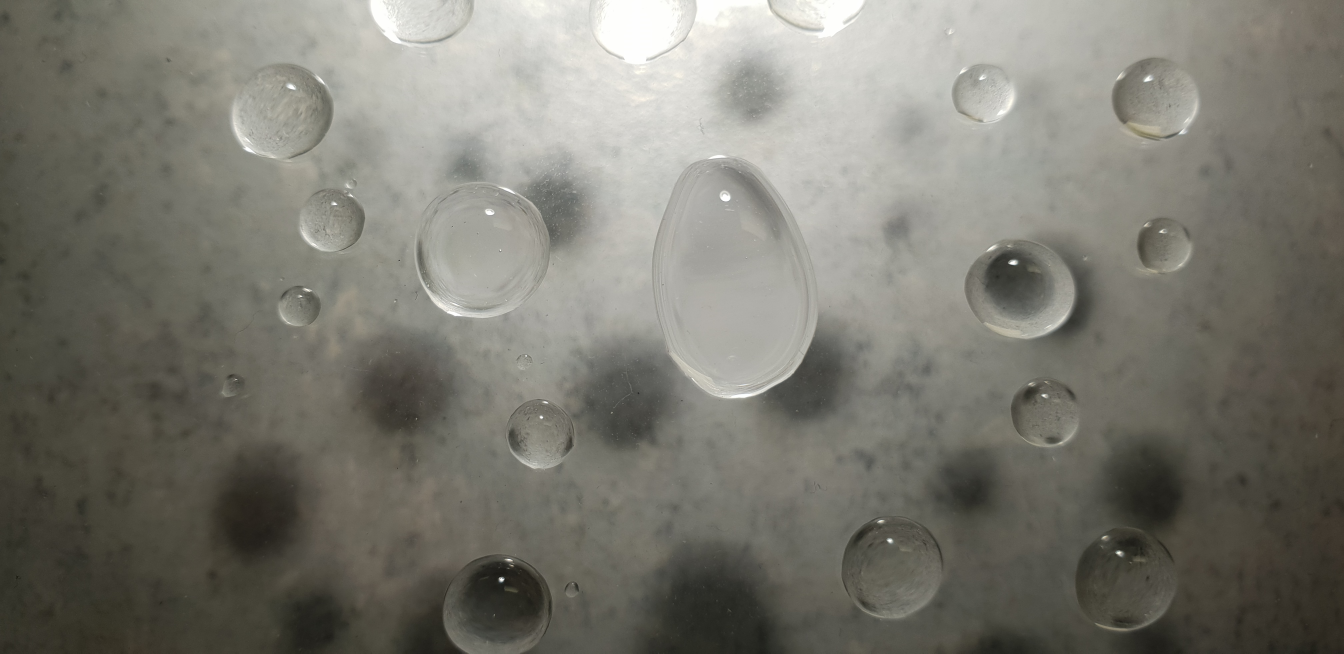
%> input picture Water Drop Detection/1.jpg, 4032 x 1960 px (shown at 1/3 size)
$ octave myblobs.m   (GNU Octave 9; MATLAB toolbox functions it lacks are replaced by stand-ins)
%> lines starting %> are read from the running program, lines starting %| are printed output that depends on the picture; in (x1, y1, x2, y2) boxes, pixels count from 0 and x2, y2 are one past the last pixel; in counts of white or black regions, pixels touching at a corner belong together; the program's own positions count from 1
tic; % Start timer.
clc; % Clear command window.
clearvars; % Get rid of variables from prior run of this m-file.
fprintf('Running BlobsDemo.m...\n'); % Message sent to command window.
workspace; % Make sure the workspace panel with all the variables is showing.
imtool close all;  % Close all imtool figures.
originalImage = imread('1.jpg');
% Check to make sure that it is grayscale, just in case the user substituted their own image.
[rows, columns, numberOfColorChannels] = size(originalImage);
%> rows = 1960; columns = 4032; numberOfColorChannels = 3
if numberOfColorChannels > 1
	promptMessage = sprintf('Your image file has %d color channels.\nThis demo was designed for grayscale images.\nDo you want me to convert it to grayscale for you so you can continue?', numberOfColorChannels);
	button = questdlg(promptMessage, 'Continue', 'Convert and Continue', 'Cancel', 'Convert and Continue');
%> the answer given: Convert and Continue
%> button = 'Convert and Continue'
	if strcmp(button, 'Cancel')
		fprintf(1, 'Finished running BlobsDemo.m.\n');
		return;
	end
	% Do the conversion using standard book formula
	originalImage = rgb2gray(originalImage);
end
% Display the grayscale image.
subplot(3, 3, 1);
imshow(originalImage);
% Maximize the figure window.
set(gcf, 'units','normalized','outerposition',[0 0 1 1]);
% Force it to display RIGHT NOW (otherwise it might not display until it's all done, unless you've stopped at a breakpoint.)
drawnow;

title('original image');
axis image; % Make sure image is not artificially stretched because of screen's aspect ratio.
% Just for fun, let's get its histogram and display it.
[pixelCount, grayLevels] = imhist(originalImage);
%> pixelCount = 256 values, max 82555 at index 109, min 0 at index 1, mean 30870; grayLevels = 256 values from 0 to 255
subplot(3, 3, 2);
bar(pixelCount);
%title('Histogram of original image', 'FontSize', captionFontSize);
xlim([0 grayLevels(end)]); % Scale x axis manually.
grid on;
% Threshold the image to get a binary image (only 0's and 1's) of class "logical."
% Method #1: using im2bw()
%   normalizedThresholdValue = 0.4; % In range 0 to 1.
%   thresholdValue = normalizedThresholdValue * max(max(originalImage)); % Gray Levels.
%   binaryImage = im2bw(originalImage, normalizedThresholdValue);       % One way to threshold to binary
% Method #2: using a logical operation.
thresholdValue = 40;
binaryImage = originalImage > thresholdValue; % Bright objects will be chosen if you use >.
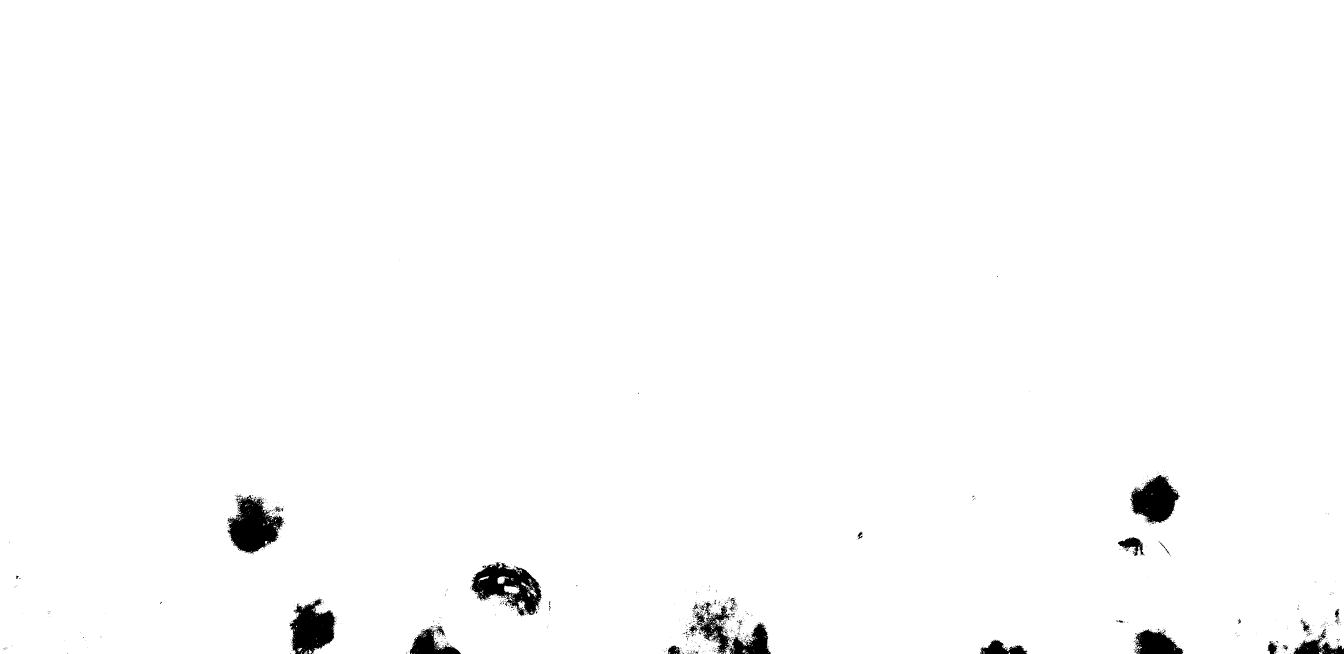
%> binaryImage: size 1960x4032 logical (shown at 1/3 size); 98.7% white; 1093 black regions (1048 under 20 px), largest, box (x1, y1, x2, y2) and area: (682, 1485, 852, 1663) 17069, (1414, 1687, 1626, 1849) 16837, (869, 1798, 1007, 1960) 14467
% ========== IMPORTANT OPTION ============================================================
% Use < if you want to find dark objects instead of bright objects.
%   binaryImage = originalImage < thresholdValue; % Dark objects will be chosen if you use <.
% Do a "hole fill" to get rid of any background pixels or "holes" inside the blobs.
binaryImage = imfill(binaryImage, 'holes');
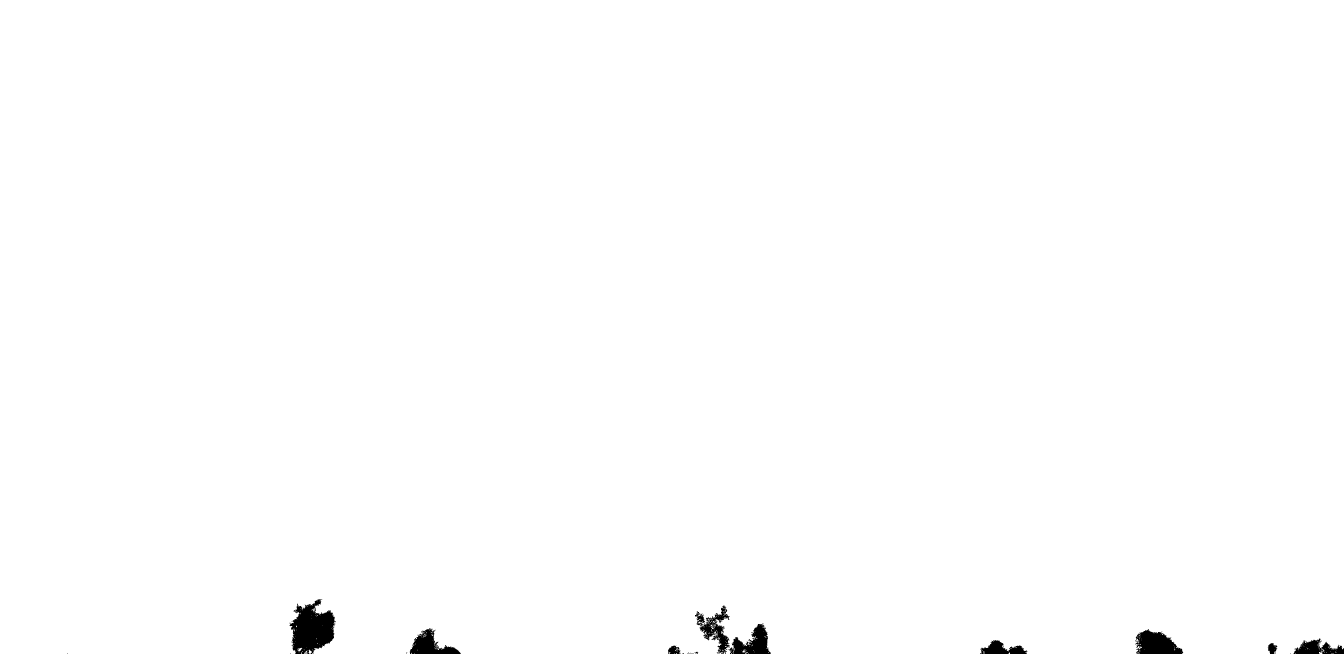
%> binaryImage: size 1960x4032 logical (shown at 1/3 size); 99.4% white; 25 black regions (15 under 20 px)
% Show the threshold as a vertical red bar on the histogram.
hold on;
maxYValue = ylim;
line([thresholdValue, thresholdValue], maxYValue, 'Color', 'r');
% Place a text label on the bar chart showing the threshold.
annotationText = sprintf('Thresholded at %d gray levels', thresholdValue);
% For text(), the x and y need to be of the data class "double" so let's cast both to double.
text(double(thresholdValue + 5), double(0.5 * maxYValue(2)), annotationText, 'FontSize', 10, 'Color', [0 .5 0]);
text(double(thresholdValue - 70), double(0.94 * maxYValue(2)), 'Background', 'FontSize', 10, 'Color', [0 0 .5]);
text(double(thresholdValue + 50), double(0.94 * maxYValue(2)), 'Foreground', 'FontSize', 10, 'Color', [0 0 .5]);
% Display the binary image.
subplot(3, 3, 3);
imshow(binaryImage);
title('Binary Image, obtained by thresholding');
% Identify individual blobs by seeing which pixels are connected to each other.
% Each group of connected pixels will be given a label, a number, to identify it and distinguish it from the other blobs.
% Do connected components labeling with either bwlabel() or bwconncomp().
labeledImage = bwlabel(binaryImage, 8);     % Label each blob so we can make measurements of it
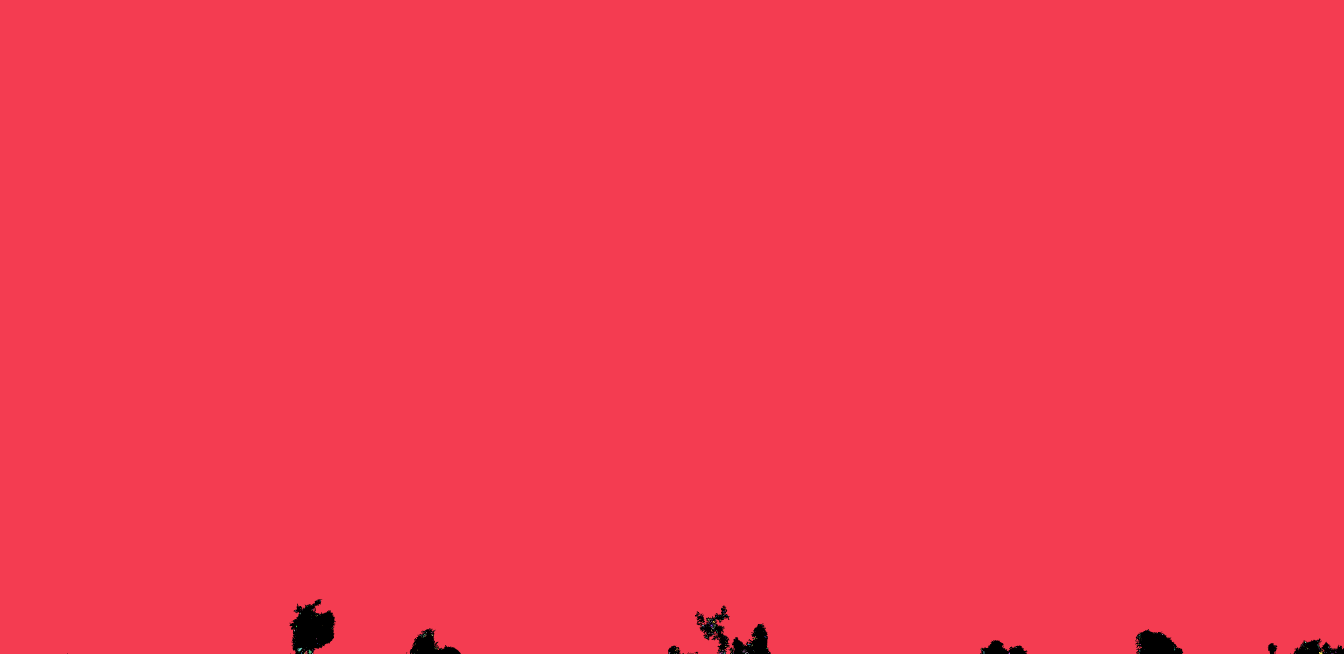
%> labeledImage: size 1960x4032 double (shown at 1/3 size); 339 distinct labels, from 0 to 338; one colour per label, 0 black
% labeledImage is an integer-valued image where all pixels in the blobs have values of 1, or 2, or 3, or ... etc.
subplot(3, 3, 4);
imshow(labeledImage, []);  % Show the gray scale image.
title('Labeled Image, from bwlabel()');
% Let's assign each blob a different color to visually show the user the distinct blobs.
coloredLabels = label2rgb (labeledImage, 'hsv', 'k', 'shuffle'); % pseudo random color labels
% coloredLabels is an RGB image.  We could have applied a colormap instead (but only with R2014b and later)
subplot(3, 3, 5);
imshow(coloredLabels);
axis image; % Make sure image is not artificially stretched because of screen's aspect ratio.
caption = sprintf('Pseudo colored labels, from label2rgb().\nBlobs are numbered from top to bottom, then from left to right.');
title(caption);
% Get all the blob properties.  Can only pass in originalImage in version R2008a and later.
blobMeasurements = regionprops(labeledImage, originalImage, 'all');
%> blobMeasurements = 338 regions; largest, box (x1, y1, x2, y2), Area, Centroid, MajorAxisLength, MinorAxisLength and Eccentricity: (0, 0, 4032, 1960) 7856138 [2016 975] 4657.7 2251.4 0.875, (891, 1943, 907, 1955) 83 [899.7 1949.1] 15.22 8.63 0.824, (925, 1948, 936, 1960) 68 [930.8 1955.9] 11.03 9.09 0.567
numberOfBlobs = size(blobMeasurements, 1);
%> numberOfBlobs = 338
% bwboundaries() returns a cell array, where each cell contains the row/column coordinates for an object in the image.
% Plot the borders of all the coins on the original grayscale image using the coordinates returned by bwboundaries.
subplot(3, 3, 6);
imshow(originalImage);
title('Outlines, from bwboundaries()');
axis image; % Make sure image is not artificially stretched because of screen's aspect ratio.
hold on;
boundaries = bwboundaries(binaryImage);
%> boundaries = 338 boundaries; largest, box (x1, y1, x2, y2) and points: (0, 0, 4032, 1960) 15656, (891, 1943, 907, 1955) 45, (2227, 1948, 2238, 1957) 41, (2025, 1944, 2036, 1953) 31, (925, 1948, 936, 1960) 30
numberOfBoundaries = size(boundaries, 1);
%> numberOfBoundaries = 338
for k = 1 : numberOfBoundaries
	thisBoundary = boundaries{k};
	plot(thisBoundary(:,2), thisBoundary(:,1), 'g', 'LineWidth', 2);
end
%> this loop made 338 passes
%> thisBoundary on passes 2, 3, 5: [1920 879; 1920 879], [1864 882; 1864 882], [1896 883; 1896 884; 1896 883]
hold off;
textFontSize = 14;	% Used to control size of "blob number" labels put atop the image.
labelShiftX = -7;	% Used to align the labels in the centers of the coins.
blobECD = zeros(1, numberOfBlobs);
% Print header line in the command window.
fprintf(1,'Blob #      Mean Intensity  Area   Perimeter    Centroid       Diameter\n');
% Loop over all blobs printing their measurements to the command window.
for k = 1 : numberOfBlobs           % Loop through all blobs.
	% Find the mean of each blob.  (R2008a has a better way where you can pass the original image
	% directly into regionprops.  The way below works for all versions including earlier versions.)
	thisBlobsPixels = blobMeasurements(k).PixelIdxList;  % Get list of pixels in current blob.
	meanGL = mean(originalImage(thisBlobsPixels)); % Find mean intensity (in original image!)
	meanGL2008a = blobMeasurements(k).MeanIntensity; % Mean again, but only for version >= R2008a

	blobArea = blobMeasurements(k).Area;		% Get area.
	blobPerimeter = blobMeasurements(k).Perimeter;		% Get perimeter.
	blobCentroid = blobMeasurements(k).Centroid;		% Get centroid one at a time
	blobECD(k) = sqrt(4 * blobArea / pi);					% Compute ECD - Equivalent Circular Diameter.
	fprintf(1,'#%2d %17.1f %11.1f %8.1f %8.1f %8.1f % 8.1f\n', k, meanGL, blobArea, blobPerimeter, blobCentroid, blobECD(k));
	% Put the "blob number" labels on the "boundaries" grayscale image.
	text(blobCentroid(1) + labelShiftX, blobCentroid(2), num2str(k), 'FontSize', textFontSize, 'FontWeight', 'Bold');
end
%> this loop made 338 passes
%> (meanGL, meanGL2008a, blobArea, blobPerimeter, blobCentroid) on passes 1, 15, 27: (121.6, 121.6, 7856138, 16028.2, [2016 975]), (44.4, 44.4, 83, 49.94, [899.7 1949.1]), (41.66, 41.66, 32, 26.78, [919.5 1957.1])
%| # 1             121.6   7856138.0  16028.2   2016.0    975.0   3162.7
%| # 2              41.0         1.0      0.0    879.0   1920.0      1.1
%| # 3              42.0         1.0      0.0    882.0   1864.0      1.1
%| # 4              41.8         6.0      5.5    884.0   1892.5      2.8
%| # 5              41.5         2.0      2.0    883.5   1896.0      1.6
%| # 6              41.5         2.0      2.0    883.5   1932.0      1.6
%| # 7              41.0         1.0      0.0    885.0   1862.0      1.1
%| # 8              41.0         1.0      0.0    885.0   1905.0      1.1
%> (further printed lines are left out)
%> after the loop, blobECD = 338 values, max 3162.7 at index 1, min 1.13 at index 2, mean 11.32
% Now, I'll show you another way to get centroids.
% We can get the centroids of ALL the blobs into 2 arrays,
% one for the centroid x values and one for the centroid y values.
allBlobCentroids = [blobMeasurements.Centroid];
%> allBlobCentroids = 676 values, max 4009 at index 675, min 879 at index 3, mean 2051.4
centroidsX = allBlobCentroids(1:2:end-1);
%> centroidsX = 338 values, max 4009 at index 338, min 879 at index 2, mean 2197
centroidsY = allBlobCentroids(2:2:end);
%> centroidsY = 338 values, max 1960 at index 38, min 975 at index 1, mean 1905.9
% Put the labels on the rgb labeled image also.
subplot(3, 3, 5);
for k = 1 : numberOfBlobs           % Loop through all blobs.
	text(centroidsX(k) + labelShiftX, centroidsY(k), num2str(k), 'FontSize', textFontSize, 'FontWeight', 'Bold');
end
% Now I'll demonstrate how to select certain blobs based using the ismember() function.
% Let's say that we wanted to find only those blobs
% with an intensity between 150 and 220 and an area less than 2000 pixels.
% This would give us the three brightest dimes (the smaller coin type).
allBlobIntensities = [blobMeasurements.MeanIntensity];
%> allBlobIntensities = 338 values, max 121.6 at index 1, min 41 at index 2, mean 41.4
allBlobAreas = [blobMeasurements.Area];
%> allBlobAreas = 338 values, max 7856138 at index 1, min 1 at index 2, mean 23247.2
% Get a list of the blobs that meet our criteria and we need to keep.
% These will be logical indices - lists of true or false depending on whether the feature meets the criteria or not.
% for example [1, 0, 0, 1, 1, 0, 1, .....].  Elements 1, 4, 5, 7, ... are true, others are false.
allowableIntensityIndexes = (allBlobIntensities > 150) & (allBlobIntensities < 220);
%> allowableIntensityIndexes = 338 logical values, 0 true
allowableAreaIndexes = allBlobAreas < 2000; % Take the small objects.
%> allowableAreaIndexes = 338 logical values, 337 true
% Now let's get actual indexes, rather than logical indexes, of the  features that meet the criteria.
% for example [1, 4, 5, 7, .....] to continue using the example from above.
keeperIndexes = find(allowableIntensityIndexes & allowableAreaIndexes);
%> keeperIndexes = []
% Extract only those blobs that meet our criteria, and
% eliminate those blobs that don't meet our criteria.
% Note how we use ismember() to do this.  Result will be an image - the same as labeledImage but with only the blobs listed in keeperIndexes in it.
keeperBlobsImage = ismember(labeledImage, keeperIndexes);
%> keeperBlobsImage: size 1960x4032 logical; every value is 0
% Re-label with only the keeper blobs kept.
labeledDimeImage = bwlabel(keeperBlobsImage, 8);     % Label each blob so we can make measurements of it
%> labeledDimeImage: size 1960x4032 double; every value is 0
% Now we're done.  We have a labeled image of blobs that meet our specified criteria.
subplot(3, 3, 7);
imshow(labeledDimeImage, []);
axis image;
title('"Keeper" blobs (3 brightest dimes in a re-labeled image)');
% Plot the centroids in the original image in the upper left.
% Dimes will have a red cross, nickels will have a blue X.
message = sprintf('Now I will plot the centroids over the original image in the upper left.\nPlease look at the upper left image.');
reply = questdlg(message, 'Plot Centroids?', 'OK', 'Cancel', 'Cancel');
%> the answer given: Cancel
% Note: reply will = '' for Upper right X, 'OK' for OK, and 'Cancel' for Cancel.
if strcmpi(reply, 'Cancel')
	return;
end
subplot(3, 3, 1);
hold on; % Don't blow away image.
for k = 1 : numberOfBlobs           % Loop through all keeper blobs.
	% Identify if blob #k is a dime or nickel.
	itsADime = allBlobAreas(k) < 2200; % Dimes are small.
	if itsADime
		% Plot dimes with a red +.
		plot(centroidsX(k), centroidsY(k), 'r+', 'MarkerSize', 10, 'LineWidth', 2);
	else
		% Plot dimes with a blue x.
		plot(centroidsX(k), centroidsY(k), 'bx', 'MarkerSize', 10, 'LineWidth', 2);
	end
end
% Now use the keeper blobs as a mask on the original image.
% This will let us display the original image in the regions of the keeper blobs.
maskedImageDime = originalImage; % Simply a copy at first.
maskedImageDime(~keeperBlobsImage) = 0;  % Set all non-keeper pixels to zero.
subplot(3, 3, 8);
imshow(maskedImageDime);
axis image;
title('Only the 3 brightest dimes from the original image');
% Now let's get the nickels (the larger coin type).
keeperIndexes = find(allBlobAreas > 2000);  % Take the larger objects.
% Note how we use ismember to select the blobs that meet our criteria.
nickelBinaryImage = ismember(labeledImage, keeperIndexes);
% Let's get the nickels from the original grayscale image, with the other non-nickel pixels blackened.
% In other words, we will create a "masked" image.
maskedImageNickel = originalImage; % Simply a copy at first.
maskedImageNickel(~nickelBinaryImage) = 0;  % Set all non-nickel pixels to zero.
subplot(3, 3, 9);
imshow(maskedImageNickel, []);
axis image;
title('Only the nickels from the original image');
elapsedTime = toc;
% Alert user that the demo is done and give them the option to save an image.
message = sprintf('Done making measurements of the features.\n\nElapsed time = %.2f seconds.', elapsedTime);
message = sprintf('%s\n\nCheck out the figure window for the images.\nCheck out the command window for the numerical results.', message);
message = sprintf('%s\n\nDo you want to save the pseudo-colored image?', message);
reply = questdlg(message, 'Save image?', 'Yes', 'No', 'No');
% Note: reply will = '' for Upper right X, 'Yes' for Yes, and 'No' for No.
if strcmpi(reply, 'Yes')
	% Ask user for a filename.
	FilterSpec = {'*.PNG', 'PNG Images (*.png)'; '*.tif', 'TIFF images (*.tif)'; '*.*', 'All Files (*.*)'};
	DialogTitle = 'Save image file name';
	% Get the default filename.  Make sure it's in the folder where this m-file lives.
	% (If they run this file but the cd is another folder then pwd will show that folder, not this one.
	thisFile = mfilename('fullpath');
	[thisFolder, baseFileName, ext] = fileparts(thisFile);
	DefaultName = sprintf('%s/%s.tif', thisFolder, baseFileName);
	[fileName, specifiedFolder] = uiputfile(FilterSpec, DialogTitle, DefaultName);
	if fileName ~= 0
		% Parse what they actually specified.
		[folder, baseFileName, ext] = fileparts(fileName);
		% Create the full filename, making sure it has a tif filename.
		fullImageFileName = fullfile(specifiedFolder, [baseFileName '.tif']);
		% Save the labeled image as a tif image.
		imwrite(uint8(coloredLabels), fullImageFileName);
		% Just for fun, read image back into the imtool utility to demonstrate that tool.
		tifimage = imread(fullImageFileName);
		imtool(tifimage, []);
	end
end
message = sprintf('Would you like to crop out each coin to individual images?');
reply = questdlg(message, 'Extract Individual Images?', 'Yes', 'No', 'Yes');
% Note: reply will = '' for Upper right X, 'Yes' for Yes, and 'No' for No.
if strcmpi(reply, 'Yes')
	figure;	% Create a new figure window.
	% Maximize the figure window.
	set(gcf, 'Units','Normalized','OuterPosition',[0 0 1 1]);
	for k = 1 : numberOfBlobs           % Loop through all blobs.
		% Find the bounding box of each blob.
		thisBlobsBoundingBox = blobMeasurements(k).BoundingBox;  % Get list of pixels in current blob.
		% Extract out this coin into it's own image.
		subImage = imcrop(originalImage, thisBlobsBoundingBox);
		% Determine if it's a dime (small) or a nickel (large coin).
		if blobMeasurements(k).Area > 2200
			coinType = 'nickel';
		else
			coinType = 'dime';
		end
		% Display the image with informative caption.
		subplot(3, 4, k);
		imshow(subImage);
		caption = sprintf('Coin #%d is a %s.\nDiameter = %.1f pixels\nArea = %d pixels', ...
			k, coinType, blobECD(k), blobMeasurements(k).Area);
		title(caption);
	end
	% Display the MATLAB "peaks" logo.
	logoFig = subplot(3, 4, 11:12);
	caption = sprintf('A MATLAB Tutorial by ImageAnalyst');
	text(0.5,1.15, caption, 'Color','r', 'FontSize', 18, 'FontWeight','b', 'HorizontalAlignment', 'Center') ;
	positionOfLowerRightPlot = get(logoFig, 'position');
	L = 40*membrane(1,25);
	logoax = axes('CameraPosition', [-193.4013 -265.1546  220.4819],...
		'CameraTarget',[26 26 10], ...
		'CameraUpVector',[0 0 1], ...
		'CameraViewAngle',9.5, ...
		'DataAspectRatio', [1 1 .9],...
		'Position', positionOfLowerRightPlot, ...
		'Visible','off', ...
		'XLim',[1 51], ...
		'YLim',[1 51], ...
		'ZLim',[-13 40], ...
		'parent',gcf);
	s = surface(L, ...
		'EdgeColor','none', ...
		'FaceColor',[0.9 0.2 0.2], ...
		'FaceLighting','phong', ...
		'AmbientStrength',0.3, ...
		'DiffuseStrength',0.6, ...
		'Clipping','off',...
		'BackFaceLighting','lit', ...
		'SpecularStrength',1, ...
		'SpecularColorReflectance',1, ...
		'SpecularExponent',7, ...
		'Tag','TheMathWorksLogo', ...
		'parent',logoax);
	l1 = light('Position',[40 100 20], ...
		'Style','local', ...
		'Color',[0 0.8 0.8], ...
		'parent',logoax);
	l2 = light('Position',[.5 -1 .4], ...
		'Color',[0.8 0.8 0], ...
		'parent',logoax);
end
